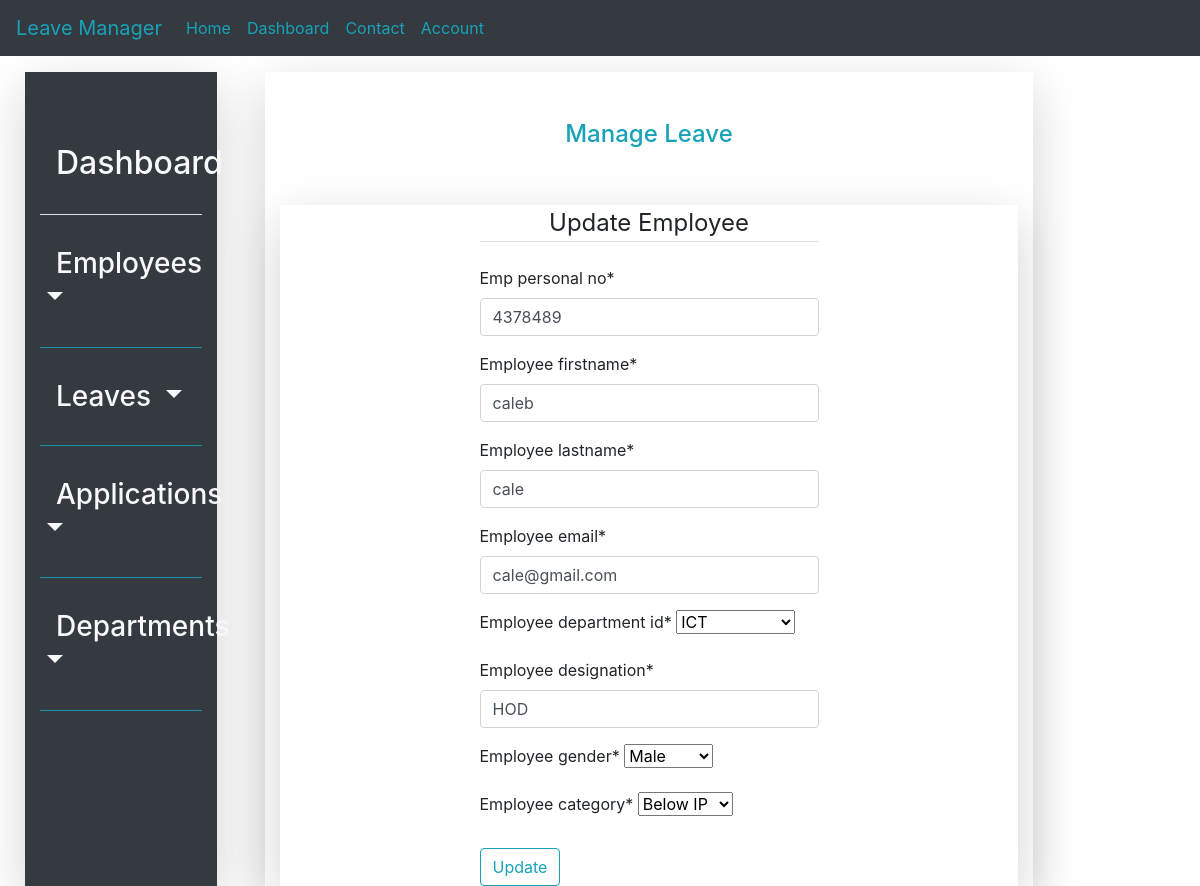
/employee/update/4378489, run on the app's committed database.
### leave_management_app/models.py (models this page shows, shortened)
class Employee(models.Model):
    emp_personal_no = models.CharField(max_length=20, primary_key=True)
    employee_firstname = models.CharField(max_length=20)
    employee_lastname = models.CharField(max_length=20)
    employee_email = models.EmailField()
    employee_department_id = models.ForeignKey(Department, on_delete=models.CASCADE, null=True)
    employee_designation = models.CharField(max_length=6)
    employee_gender = models.CharField(choices=gender, max_length=6)
    employee_category = models.CharField(choices=employee_category_list, max_length=10)
    date_created = models.DateTimeField(default=timezone.now)
    date_employed = models.DateField(default=timezone.now)
    is_active = models.BooleanField(default=True)

### leave_management_app/views.py (the view, shortened to what this page needs)
# urls.py: path('employee/update/<int:pk>', EmployeeUpdateView.as_view(), name='employee_update'),
class EmployeeUpdateView(UpdateView):
    model = Employee
    fields = ['emp_personal_no', 'employee_firstname', 'employee_lastname',
              'employee_email', 'employee_department_id',
              'employee_designation', 'employee_gender', 'employee_category']

### leave_management_app/models.py (called while the page is built)
    def __str__(self):
        return self.department_name

### leave_management_app/templates/leave_management_app/employee_form.html (shortened to what this page needs)
{%extends 'leave_management_app/base.html'%}
{%load crispy_forms_tags%}
{%block content%}
<div class="row p-4" style="height: 95vh; width: 100%; background-color: white; background-attachment: fixed;">
    {%block navbar%}
        {%include 'navigation/sidenav.html'%}
    {%endblock navbar%}
	<div class="col-lg-8 mt-3 ml-5 shadow-lg content-align-center">
		 <div class="py-5 text-center"><label class="text-info h4">Manage Leave</label></div>
		  <div class="container-fluid">
			  <div class="row shadow-lg justify-content-center">
				  <div class="col-md-6">
					<form method="POST">
						<fieldset class="from-group">
							<legend class="border-bottom mb-4 text-center">Update Employee</legend>
							{{form|crispy}}
						</fieldset>
						<div class="from-group">
							<button class="btn btn-outline-info mt-2" type="submit">Update</button>
						</div>
					</form>
				  </div>
			  </div>
		  </div>
	</div>
</div>
{%endblock content%}

### data on the page
Employee: emp_personal_no "4378489", employee_firstname "caleb", employee_lastname "cale", employee_email "cale@gmail.com", employee_department_id "ICT", employee_designation "HOD", employee_gender "Male", employee_category "Below IP"
